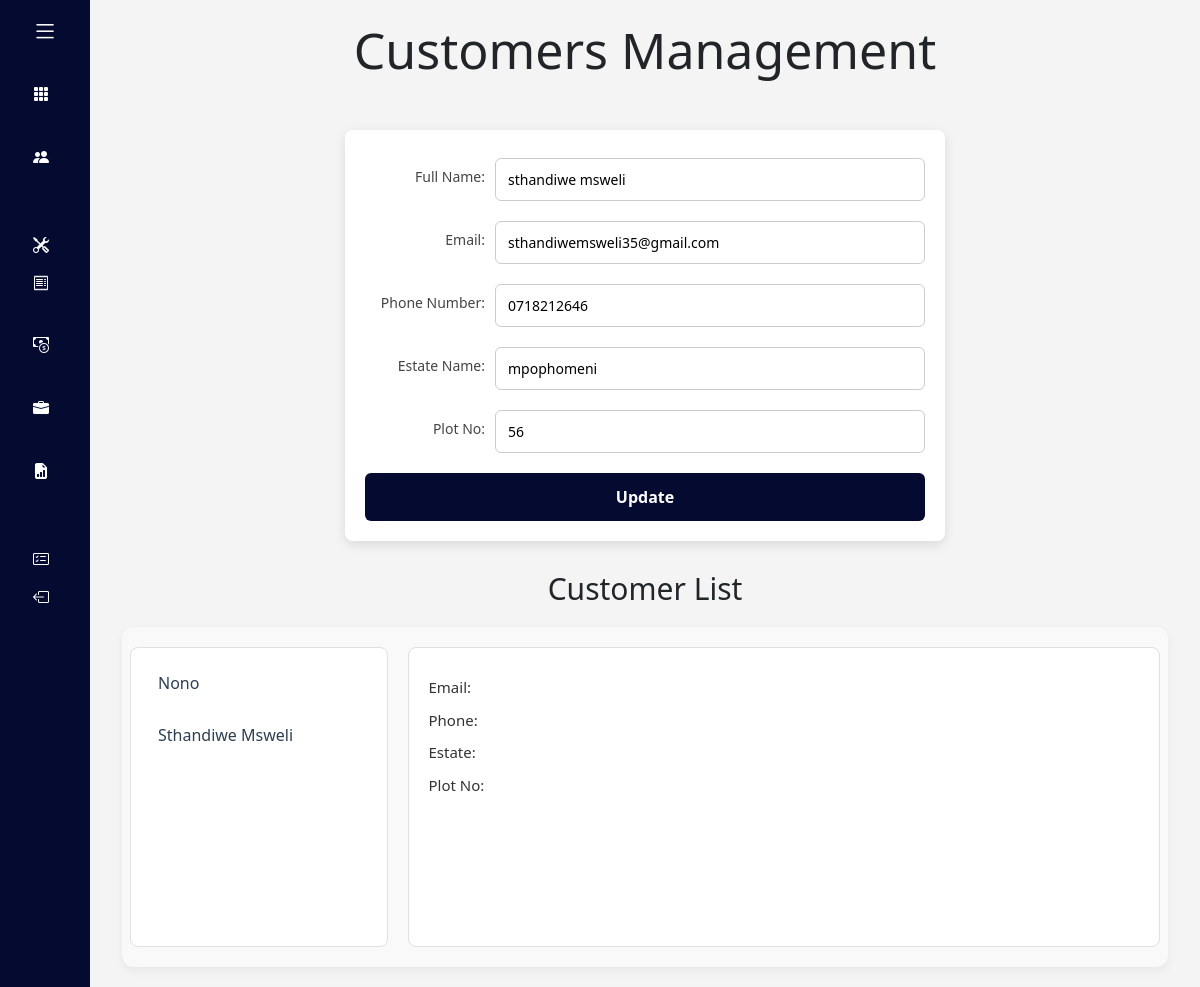
/customers/edit/6/ (signed in), run on the app's committed database.
### bookkeeping/models.py (models this page shows, shortened)
class Customer(models.Model):
    user = models.ForeignKey(User, on_delete=models.CASCADE, related_name="customer")
    name = models.CharField(max_length=100)
    email = models.EmailField()
    phone_no = models.CharField(max_length=15)
    estate = models.CharField(max_length=100)
    plot_no = models.IntegerField()

### bookkeeping/views.py (the view, shortened to what this page needs)
# urls.py: path('customers/', views.customers_view, name='customers'),
def customers(request,post_id=None):
    customers_lists = Customer.objects.filter(user=request.user)
    first_customer = customers_lists.first()
    if post_id:
        customer = get_object_or_404(Customer, id=post_id,user=request.user)
    else:
        customer = None
    return render(request, "bookkeeping/customers.html", {
        'customers': customers_lists,
        'post': customer,
        'default_customer': first_customer
    })

### bookkeeping/templates/bookkeeping/customers.html (shortened to what this page needs)
{% extends "bookkeeping/layout.html" %}
{% block body %}
<div class="customers">
<h1>Customers Management</h1>
<div class="form-container">
<form action="" method="POST">
  <div class="form-group mt-2">
    <label>Full Name:</label>
    <input type="text" id="name" name="name" placeholder="Full Name"
           value="{{ post.name|default:'' }}" />
  </div>
  <div class="form-group mt-2">
    <label>Email:</label>
    <input type="text" id="email" name="email" placeholder="Email"
           value="{{ post.email|default:'' }}" />
  </div>
  <div class="form-group mt-2">
    <label>Phone Number:</label>
    <input type="tel" id="phoneNo" name="phoneNo" placeholder="Phone Number"
           value="{{ post.phone_no|default:'' }}" />
  </div>
  <div class="form-group mt-2">
    <label>Estate Name:</label>
    <input type="text" id="estate" name="estate" placeholder="Estate"
           value="{{ post.estate|default:'' }}" />
  </div>
  <div class="form-group mt-2">
    <label>Plot No:</label>
    <input type="number" id="plot" name="plot" placeholder="Plot Number"
           value="{{ post.plot_no|default:'' }}" />
  </div>
  <button type="submit" class="btn submit-btn">
    {% if post %}Update{% else %}Add{% endif %}
  </button>
</form>
</div>
<h2 class="customer-list">Customer List</h2>
{% if customers %}
<div class="nameList">
  <div class="customersList row">
    <div class="names col-3" style="max-height: 500px; overflow-y: auto;">
      <ul>
        {% for customer in customers %}
          <li id="highlight-customer-{{ customer.id }}">
    <a class="customer-name"
       data-id="{{ customer.id }}"
       {% if forloop.first %}data-default="true"{% endif %}>
       {{ customer.name|title }}
    </a>
          </li>
        {% endfor %}
      </ul>
    </div>
<div class="details col-6" id="customer-details">
  <ul>
    <li>Email: </li>
    <li>Phone: </li>
    <li>Estate: </li>
    <li>Plot No: </li>
  </ul>
</div>
  </div>
</div>
{% else %}
<p>"There are currently no names to display."</p>
{% endif %}
</div>
{% endblock %}

### bookkeeping/static/bookkeeping/styles.css (style rules this page uses)
* { margin: 0; padding: 0; box-sizing: border-box; font-family: 'Segoe UI', Tahoma, Geneva, Verdana, sans-serif; }
body { display: flex; height: 100vh; overflow: hidden; }
.customers h1 { text-align: center; margin-bottom: 50px; font-size: 50px; }
h2.customer-list { text-align: center; font-size: 30px; margin-top: 30px; }
.form-container { max-width: 600px; margin: 20px auto; padding: 20px; background-color: #fff; border-radius: 8px; box-shadow: 0 4px 12px rgba(0, 0, 0, 0.1); }
.form-group { display: flex; align-items: center; margin-bottom: 20px; }
.form-container label { width: 120px; margin-right: 10px; font-size: 14px; color: #333; font-weight: 500; text-align: right; }
.form-container input[type="text"], .form-container input[type="email"], .form-container input[type="tel"], .form-container input[type="number"] { flex: 1; padding: 10px 12px; font-size: 14px; border: 1px solid #ccc; border-radius: 6px; box-sizing: border-box; transition: border-color 0.3s, box-shadow 0.3s; }
.submit-btn { width: 100%; padding: 12px; background-color: #050A30; color: #fff; font-size: 16px; font-weight: bold; border: none; border-radius: 6px; cursor: pointer; transition: background-color 0.3s; }
.nameList { background-color: #f9f9f9; padding: 20px; border-radius: 12px; box-shadow: 0 4px 10px rgba(0, 0, 0, 0.05); margin-top: 20px; }
.customersList { display: flex; gap: 20px; }
.names { background-color: #ffffff; border: 1px solid #e0e0e0; padding: 15px; border-radius: 8px; height: 300px; overflow-y: auto; }
.names ul { list-style-type: none; padding-left: 0; margin: 0; }
.names li { margin-bottom: 12px; }
.names a { text-decoration: none; color: #2c3e50; font-weight: 500; padding: 8px 12px; display: block; border-radius: 6px; transition: background-color 0.2s ease; }
.details { background-color: #ffffff; border: 1px solid #e0e0e0; padding: 20px; border-radius: 8px; flex-grow: 1; min-height: 300px; }
.details ul { list-style: none; padding-left: 0; }
.details li { margin-bottom: 10px; font-size: 15px; color: #333; }
.form-group { margin-bottom: 20px; }
.form-group label { display: block; margin-bottom: 6px; font-size: 14px; color: #444; }
.form-group input { width: 100%; padding: 10px 12px; font-size: 16px; border: none; border-bottom: 2px solid #ccc; background-color: transparent; transition: border-color 0.3s; }

### data on the page
Customer: name "sthandiwe msweli", email "sthandiwemsweli35@gmail.com", phoneNo "0718212646", estate "mpophomeni", plot "56", name "Sthandiwe Msweli"
Customer: name "Nono"
